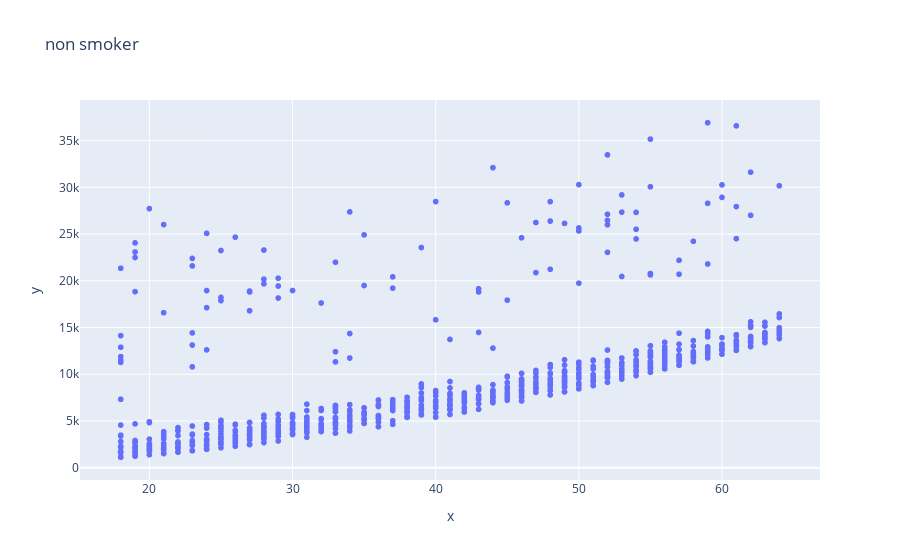

Source (notebook cell):
### Code cell
#LR model for predict charges using age for non smokers

mod1 = LinearRegression()
inps = df[df['smoker'] == 'no'].loc[:,['age']]
targs = df[df['smoker'] == 'no'].loc[:,['charges']]
px.scatter(x=inps['age'], y=targs['charges'], title='non smoker')

### Figure 1 — Plotly figure (JSON) as saved in the notebook; plotly's stock layout.template omitted (floating-point values rounded to 4 significant figures; data arrays with more than 128 entries replaced by an {"elided": "..."} marker saying what was removed)
{"data": [{"hovertemplate": "x=%{x}<br>y=%{y}<extra></extra>", "legendgroup": "", "marker": {"color": "#636efa", "symbol": "circle"}, "mode": "markers", "name": "", "showlegend": false, "type": "scattergl", "x": {"elided": "1064 int values"}, "xaxis": "x", "y": {"elided": "1064 float values"}, "yaxis": "y"}], "layout": {"legend": {"tracegroupgap": 0}, "title": {"text": "non smoker"}, "xaxis": {"anchor": "y", "domain": [0, 1], "title": {"text": "x"}}, "yaxis": {"anchor": "x", "domain": [0, 1], "title": {"text": "y"}}}}
